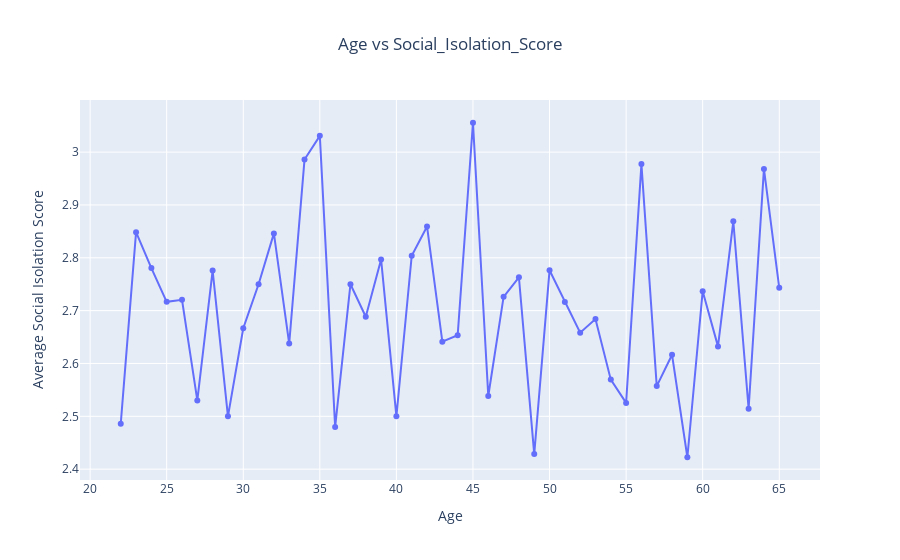

Notebook cell for this chart:
### Code cell
# Age vs Social Isolation Score
fig = px.line(age_isolation,x='Age',y='Social_Isolation_Score',title='Age vs Social_Isolation_Score',markers=True)
fig.update_layout(title_x=0.5, xaxis_title='Age', yaxis_title='Average Social Isolation Score')
fig.show()

### Figure 1 — Plotly figure (JSON) as saved in the notebook; plotly's stock layout.template omitted (floating-point values rounded to 4 significant figures)
{"data": [{"hovertemplate": "Age=%{x}<br>Social_Isolation_Score=%{y}<extra></extra>", "legendgroup": "", "line": {"color": "#636efa", "dash": "solid"}, "marker": {"symbol": "circle"}, "mode": "lines+markers", "name": "", "orientation": "v", "showlegend": false, "type": "scatter", "x": [22, 23, 24, 25, 26, 27, 28, 29, 30, 31, 32, 33, 34, 35, 36, 37, 38, 39, 40, 41, 42, 43, 44, 45, 46, 47, 48, 49, 50, 51, 52, 53, 54, 55, 56, 57, 58, 59, 60, 61, 62, 63, 64, 65], "xaxis": "x", "y": [2.486, 2.848, 2.78, 2.717, 2.721, 2.53, 2.776, 2.5, 2.667, 2.75, 2.846, 2.638, 2.986, 3.031, 2.48, 2.75, 2.689, 2.797, 2.5, 2.804, 2.859, 2.641, 2.653, 3.056, 2.538, 2.726, 2.763, 2.429, 2.776, 2.716, 2.658, 2.684, 2.569, 2.525, 2.977, 2.557, 2.616, 2.423, 2.737, 2.632, 2.869, 2.514, 2.968, 2.743], "yaxis": "y"}], "layout": {"autosize": true, "legend": {"tracegroupgap": 0}, "title": {"text": "Age vs Social_Isolation_Score", "x": 0.5}, "xaxis": {"anchor": "y", "autorange": true, "domain": [0, 1], "range": [19.4, 67.6], "title": {"text": "Age"}, "type": "linear"}, "yaxis": {"anchor": "x", "autorange": true, "domain": [0, 1], "range": [2.37, 3.108], "title": {"text": "Average Social Isolation Score"}, "type": "linear"}}}
